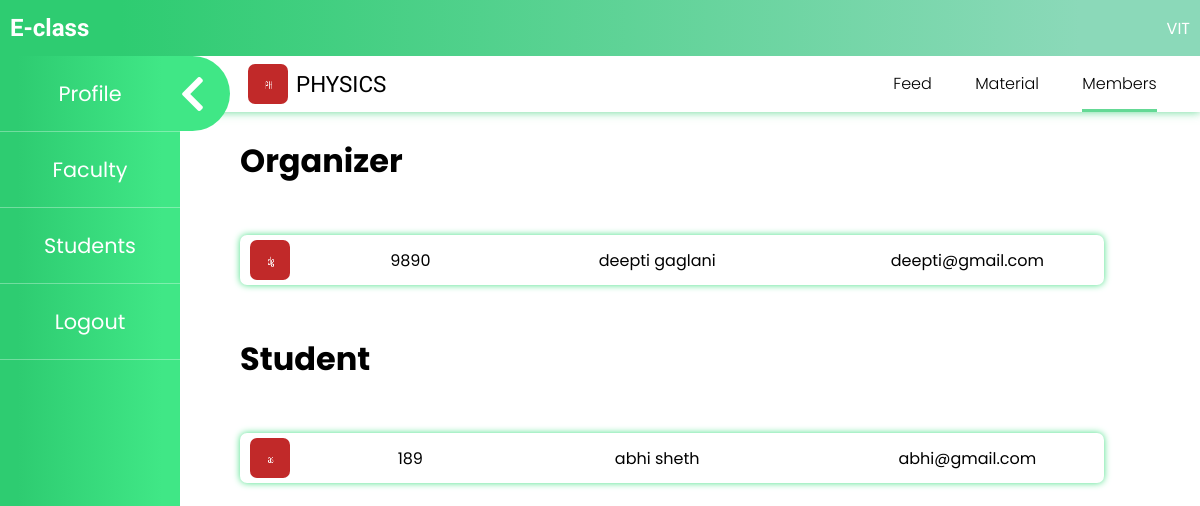
The page /classroom/2/members/ (signed in) on the database its author committed.
### learnerApp/models.py (models this page shows, shortened)
class CustomUser(AbstractBaseUser):
    is_admin = models.BooleanField(default=False)
    is_institute = models.BooleanField(default=False)
    is_faculty = models.BooleanField(default=False)
    is_student = models.BooleanField(default=False)
    user_email = models.EmailField(verbose_name='Email',primary_key=True,unique=True)
    date_created = models.DateTimeField(verbose_name='date created', auto_now_add=True)
    last_login = models.DateTimeField(verbose_name='last login', auto_now=True)
    is_active = models.BooleanField(default=True)
    is_superuser = models.BooleanField(default=False)
    USERNAME_FIELD = 'user_email'
    objects = CustomUserManager()
    def __str__(self):
        if self.is_admin:
            return str(Admin.objects.get(user=self).first_name)
        elif self.is_faculty:
            try:
                return str(Faculty.objects.get(user=self).first_name)
            except:
                None
        elif self.is_institute:
            try:
                return str(Institute.objects.get(user=self).institute_name)
            except:
                None
        elif self.is_student:
            return str(Student.objects.get(user=self).first_name)
        return str(self.user_email)

class Institute(models.Model):
    user = models.OneToOneField('CustomUser',primary_key=True,on_delete=models.CASCADE)
    institute_name = models.CharField(max_length=75,verbose_name="Institute Name",null=True,blank=True)
    institute_address = models.TextField(max_length=100,verbose_name="Address",null=True,blank=True)
    institute_number = models.PositiveBigIntegerField(verbose_name="Mobile Number",null=True,blank=True)
    institute_id = models.IntegerField(unique=True,verbose_name="Institute Id",null=True,blank=True)
    user_image = models.ImageField(upload_to='learnerApp/profile_images/institute',blank=True)

class Classroom(models.Model):
    classroom_id = models.BigAutoField(primary_key=True)
    faculty = models.ForeignKey('Faculty', on_delete=models.CASCADE)
    students = models.ManyToManyField(Student,related_name='classrooms')
    title = models.CharField(max_length=50)
    classroom_image = models.ImageField(upload_to='learnerApp/classsroom_images',blank=True)

class Faculty(models.Model):
    user = models.OneToOneField('CustomUser',primary_key=True,on_delete=models.CASCADE)
    faculty_id = models.CharField(max_length=75,verbose_name="Faculty Id",null=True,blank=True)
    first_name = models.CharField(max_length=75,verbose_name="First Name",null=True,blank=True)
    last_name = models.CharField(max_length=75,verbose_name="Last Name",null=True,blank=True)
    faculty_number = models.PositiveIntegerField(verbose_name="Mobile Number",null=True,blank=True)
    institute = models.ForeignKey('Institute',on_delete=models.CASCADE)
    user_image = models.ImageField(upload_to='learnerApp/profile_images/faculty',blank=True)
    class Meta:
        unique_together = [['faculty_id','institute']]

class Student(models.Model):
    user = models.OneToOneField('CustomUser',primary_key=True,on_delete=models.CASCADE)
    student_id = models.CharField(max_length=75,verbose_name="Student ID",null=True,blank=True)
    first_name = models.CharField(max_length=75,verbose_name="First Name",null=True,blank=True)
    last_name = models.CharField(max_length=75,verbose_name="Last Name",null=True,blank=True)
    student_number = models.PositiveIntegerField(verbose_name="Mobile Number",null=True,blank=True)
    institute = models.ForeignKey('Institute',on_delete=models.CASCADE)
    user_image = models.ImageField(upload_to='learnerApp/profile_images/student',blank=True)
    class Meta:
        unique_together = [['student_id','institute']]

### learnerApp/views.py (the view, shortened to what this page needs)
# urls.py: path('classroom/<int:id>/members/',views.classMembersView,name="classMembers"),
def classMembersView(request,id):
    try:
        classroom = Classroom.objects.get(pk=id)
    except:
        return redirect('dashboard')
    extemp = getBasetemp(request)
    print(classroom.students.all())
    return render(request,'learnerApp/classMembers.html',context={'id':id,'extemp':extemp,'classroom':classroom,'students':classroom.students.all()})

### learnerApp/views.py (called while the page is built)
def getBasetemp(request):
    if request.user.is_admin:
        extemp = "learnerApp/adminDashboard.html"
    elif request.user.is_institute:
        extemp = "learnerApp/instituteDashboard.html"
    elif request.user.is_faculty:
        extemp = "learnerApp/facultyDashboard.html"
    elif request.user.is_student:
        extemp = "learnerApp/studentDashboard.html"
    return extemp

### learnerApp/templates/learnerApp/classMembers.html (shortened to what this page needs)
{% extends 'learnerApp/classroom.html' %}
{% load static %}
{% block classcss %}
<link rel="stylesheet" href="{% static 'learnerApp/css/classMembers.css' %}">
{% endblock %}
{% block class-content %}
<div class="studentblock">
<h1>Organizer</h1>
<div class="studentsList">
    <div class="member">
        <img src="{{ classroom.faculty.user_image.url }}" alt="">
        <div class="id">{{ classroom.faculty.faculty_id }}</div>
        <div class="name">{{ classroom.faculty.first_name }} {{ classroom.faculty.last_name }}</div>
        <div class="email">{{ classroom.faculty.user.user_email }}</div>
    </div>
</div>
</div>
<div class="studentblock">
    <h1>Student</h1>
    <div class="studentsList">
        {% for student in students %}
        <div class="member">
            <img src="{{ student.user_image.url }}" alt="">
            <div class="id">{{ student.student_id }}</div>
            <div class="name">{{ student.first_name }} {{ student.last_name }}</div>
            <div class="email">{{ student.user.user_email }}</div>
        </div>
        {% endfor %}
    </div>
</div>
{% endblock %}

### learnerApp/templates/learnerApp/classroom.html (shortened to what this page needs)
{% extends extemp %}
{% load static %}
{% block inncss %} <link rel="stylesheet" href="{% static 'learnerApp/css/classroom.css' %}">
{% block classcss %}{% endblock %}
{% endblock %}
{% block dashboard %}
{% url 'classFeed' id=id as feed_url %}
{% url 'classMaterial' id as material_url %}
{% url 'classMembers' id as members_url %}
    <div class="classNav">
        <div class="name">
            <img src="{{ classroom.classroom_image.url }}" alt="class image">
            <h1>{{ classroom.title }}</h1>
        </div>
        <ul>
            <li class="{% if request.path == feed_url %} active {% endif %}" ><a href="{{ feed_url }}">feed</a></li>
            <li class="{% if material_url in request.path %} active {% endif %}"><a href="{{ material_url }}">material</a></li>
            <li class="{% if request.path == members_url %} active {% endif %}"><a href="{{ members_url }}">Members</a></li>
        </ul>
    </div>
    <div class="class-content">
        {% block class-content %}{% endblock %}
    </div>
{% endblock %}

### learnerApp/templates/learnerApp/base.html (shortened to what this page needs)
{% load static %}
<!DOCTYPE html>
<html lang="en">
<head>
    <link rel="stylesheet" href="{% static 'learnerApp/css/base.css' %}">
    <link rel="stylesheet" href="https://cdnjs.cloudflare.com/ajax/libs/font-awesome/5.15.3/css/all.min.css" />
    {% block css %}{% endblock %}
</head>
<body>
    <nav>
        <h1><a href="{% url 'home' %}">E-class</a></h1>
        {% if user.is_authenticated %}
        <div class="user">
            <div class="username">{{ user }}</div>
        </div>
        {% else %}
            <div class="buttons">
                <button><a href="{% url 'login' %}">Login</a></button>
            </div>
        {% endif %}
    </nav>
    <div class="container">
        {% block content %}{% endblock %}
    </div>
</body>
</html>

### learnerApp/static/learnerApp/css/base.css (style rules this page uses)
body { width: 100%; min-height: 100vh; padding: 0; margin: 0; box-sizing: border-box; font-family: 'Poppins', sans-serif; overflow-x: hidden; }
nav { position: fixed; z-index:100; height: 7vh; width: 100%; top:0; background: -webkit-linear-gradient(.25turn, #2ecc71 10%, #8bd9b9 90%); background: -moz-linear-gradient(.25turn, #2ecc71 10%, #8bd9b9 90%); background: -ms-linear-gradient(.25turn, #2ecc71 10%, #8bd9b9 90%); background: -o-linear-gradient(.25turn, #2ecc71 10%, #8bd9b9 90%); background: linear-gradient(.25turn, #2ecc71 10%, #8bd9b9 90%); display: flex; justify-content: space-between; padding: 0 10px; box-sizing: border-box; align-items: center; color: white; }
nav h1 { font-family: 'Kiwi Maru', serif; }
a { color: inherit; text-decoration: none; }
.container { position: absolute; top:7vh; left:0; width: 100%; height: 100%; }

### learnerApp/static/learnerApp/css/classroom.css (style rules this page uses)
.classNav { width: 100%; height: 7vh; display: flex; background-color: rgb(255, 255, 255); box-shadow: 0px 0px 9px 0px #2ecc70bd; position: fixed; top:7vh; left: 0; box-sizing: border-box; padding-left: 5%; align-items: center; transition: 0.5s; justify-content: space-between; z-index: 80; }
.classNav h1 { margin:0; padding:0; font-family: 'Roboto',sans-serif; font-weight: 400; font-size: 1.4em; }
.classNav ul { display: flex; margin: 0; padding:0; list-style: none; width: 350px; font-weight: 300; text-transform: capitalize; justify-content: space-evenly; height: 100%; align-items: center; }
.classNav ul li { height: 100%; box-sizing: border-box; display: block; line-height: 7vh; transition: 0.2s; border-bottom: 0px solid #2ecc70bd; }
.classNav ul li:hover,.classNav ul li.active { border-bottom: 3px solid #2ecc70bd; }
.activeNav .classNav { padding-left: 20%; }
.classNav img { width: 5vh; height: 5vh; margin: 1vh; border-radius: 7px; }
.classNav .name { display: flex; align-items: center; }

### learnerApp/static/learnerApp/css/classMembers.css (style rules this page uses)
.studentblock { position: relative; }
.member { width: 90%; height: 50px; margin: 20px 0; border-radius: 7px; box-shadow: 0px 0px 7px 0px #47df86; box-sizing: border-box; padding: 10px; display: flex; justify-content: space-between; align-items: center; }
.member img { height: 40px; width: 40px; border-radius: 7px; }
.studentsList { margin: 50px 0; }
.member div { width:30%; text-align: center; }
.member .id { width: 15%; }

### rows shown on the page
CustomUser: is_admin+is_faculty+is_institute "VIT"
Classroom: classroom_image (picture), title "PHYSICS", faculty.user_image (picture), faculty.faculty_id "9890", faculty.first_name "deepti", faculty.last_name "gaglani", faculty.user.user_email "deepti@gmail.com"
Student: user_image (picture), student_id "189", first_name "abhi", last_name "sheth", user.user_email "abhi@gmail.com"
